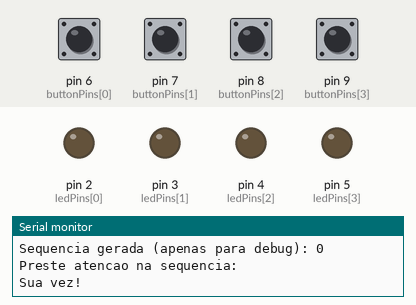
This sketch was run on a simulated Arduino Uno, built with avr-gcc and run on an emulated ATmega328P. On the bench: output pins drawn as LEDs (lit = HIGH), the last lines printed to the serial monitor. Dashed ring = blinking. The test bench sets the inputs (shaded band); at power-on: pin 6 (buttonPins[0]), pin 7 (buttonPins[1]), pin 8 (buttonPins[2]), pin 9 (buttonPins[3]) HIGH. Random numbers use the default seed unless the sketch sets one. At 7.1 s the program stops and its outputs stay as they are.

Above: at 2.2 s.
2.3 s: pin 6 (buttonPins[0]) pulled LOW for 0.15 s
At 4.4 s:
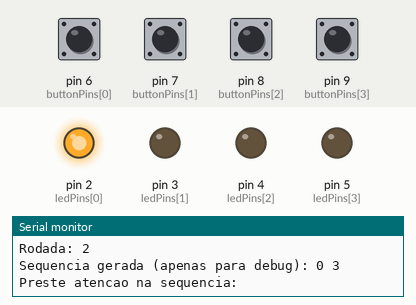
At 5.1 s:
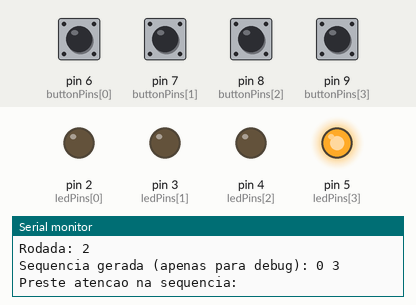
5.4 s: pin 7 (buttonPins[1]) pulled LOW for 0.15 s
At 5.66 s:
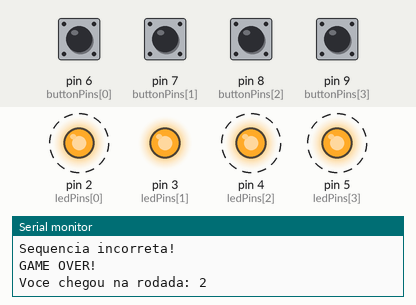
Timing chart, 0 to 8.4 s (numbered marks = the images above; inputs shaded):
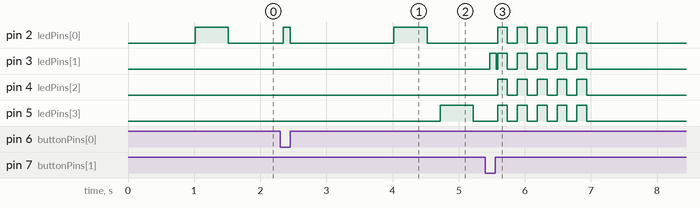

Measured:
- after the input at 2.3 s, pin 2 (ledPins[0]): LOW → HIGH after 0.05 s, → LOW 0.10 s later, → HIGH 1.6 s later, → LOW 0.50 s later; pin 5 (ledPins[3]): LOW → HIGH after 2.4 s, → LOW 0.50 s later
- after the input at 5.4 s, pin 2 (ledPins[0]), pin 4 (ledPins[2]), pin 5 (ledPins[3]): alternates HIGH for 0.15 s and LOW for 0.15 s, 10 changes in all, then stays LOW, starting after 0.19 s; pin 3 (ledPins[1]): goes HIGH 0.10 s, LOW 0.02 s, 4 × (HIGH 0.15 s, LOW 0.15 s), HIGH 0.15 s, then LOW, starting after 0.07 s

The sketch:

Jogo_da_memoria.ino
```cpp
// Pinos dos LEDs (saída)
const int ledPins[] = {2, 3, 4, 5};
const int numLeds = sizeof(ledPins) / sizeof(ledPins[0]);

// Pinos dos Botões (entrada)
const int buttonPins[] = {6, 7, 8, 9};
const int numButtons = sizeof(buttonPins) / sizeof(buttonPins[0]);

// Variáveis do Jogo
int gameSequence[100]; // Armazena a sequência do jogo, máximo de 100 passos
int sequenceLength = 0; // Comprimento atual da sequência
int roundNumber = 0; // Número da rodada

void setup() {
  Serial.begin(9600);
  randomSeed(analogRead(0)); // Inicializa o gerador de números aleatórios com ruído do pino analógico

  // Configura os pinos dos LEDs como SAÍDA
  for (int i = 0; i < numLeds; i++) {
    pinMode(ledPins[i], OUTPUT);
    digitalWrite(ledPins[i], LOW); // Desliga todos os LEDs inicialmente
  }

  // Configura os pinos dos botões como ENTRADA com PULLUP interno
  // Isso simplifica a fiação, você só precisa conectar o botão ao pino e ao GND
  for (int i = 0; i < numButtons; i++) {
    pinMode(buttonPins[i], INPUT_PULLUP);
  }

  Serial.println("Jogo da Memoria - Pronto!");
  delay(1000); // Pequena pausa antes de começar
}

void loop() {
  // Inicia uma nova rodada
  roundNumber++;
  Serial.print("Rodada: ");
  Serial.println(roundNumber);

  // Gera um novo passo na sequência
  generateNextStep();

  // Mostra a sequência atual para o jogador
  showSequence();

  // Obtém a entrada do jogador
  if (!getPlayerInput()) {
    gameOver();
    while (true); // Trava o programa após o Game Over
  }

  delay(1500); // Pequena pausa entre as rodadas
}

void generateNextStep() {
  int newColor = random(numLeds); // Gera um número aleatório entre 0 e numLeds-1
  gameSequence[sequenceLength] = newColor;
  sequenceLength++;
  Serial.print("Sequencia gerada (apenas para debug): ");
  for (int i = 0; i < sequenceLength; i++) {
    Serial.print(gameSequence[i]);
    Serial.print(" ");
  }
  Serial.println();
}

void showSequence() {
  Serial.println("Preste atencao na sequencia:");
  for (int i = 0; i < sequenceLength; i++) {
    int colorToShow = gameSequence[i];
    digitalWrite(ledPins[colorToShow], HIGH); // Acende o LED
    delay(500); // Mantém aceso por meio segundo
    digitalWrite(ledPins[colorToShow], LOW); // Apaga o LED
    delay(200); // Pequena pausa entre os LEDs
  }
  Serial.println("Sua vez!");
}

boolean getPlayerInput() {
  int playerInput[sequenceLength]; // Array para armazenar a entrada do jogador
  int inputIndex = 0;

  unsigned long lastButtonPressTime = millis(); // Para timeout da entrada

  while (inputIndex < sequenceLength) {
    // Timeout para o jogador não demorar demais
    if (millis() - lastButtonPressTime > 10000) { // 10 segundos para cada passo
      Serial.println("Tempo esgotado!");
      return false;
    }

    for (int i = 0; i < numButtons; i++) {
      // Quando um botão é pressionado (INPUT_PULLUP significa LOW quando pressionado)
      if (digitalRead(buttonPins[i]) == LOW) {
        delay(50); // Debounce
        if (digitalRead(buttonPins[i]) == LOW) { // Confirma o pressionamento

          // Acende o LED correspondente ao botão pressionado para feedback
          digitalWrite(ledPins[i], HIGH);
          delay(100);
          digitalWrite(ledPins[i], LOW);

          playerInput[inputIndex] = i; // Armazena a "cor" do botão pressionado
          Serial.print("Voce pressionou: ");
          Serial.println(i);

          // Verifica se o passo está correto imediatamente
          if (playerInput[inputIndex] != gameSequence[inputIndex]) {
            Serial.println("Sequencia incorreta!");
            return false; // Errou a sequência
          }

          inputIndex++;
          lastButtonPressTime = millis(); // Reseta o timer de timeout
          // Espera o botão ser solto antes de continuar para evitar múltiplas leituras
          while (digitalRead(buttonPins[i]) == LOW);
          delay(50); // Pequeno debounce após soltar
        }
      }
    }
  }
  Serial.println("Sequencia correta!");
  return true; // Acertou a sequência
}

void gameOver() {
  Serial.println("GAME OVER!");
  Serial.print("Voce chegou na rodada: ");
  Serial.println(roundNumber);
  // Piscar todos os LEDs rapidamente para indicar Game Over
  for (int j = 0; j < 5; j++) {
    for (int i = 0; i < numLeds; i++) {
      digitalWrite(ledPins[i], HIGH);
    }
    delay(150);
    for (int i = 0; i < numLeds; i++) {
      digitalWrite(ledPins[i], LOW);
    }
    delay(150);
  }
}
```
